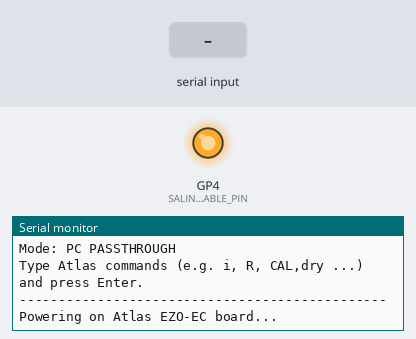
Bench run of a sketch on a simulated Raspberry Pi Pico. Shown: output pins drawn as LEDs (lit = HIGH), the last lines printed to the serial monitor. The test bench sets the inputs (shaded band).

Above: at 5.2 s.
5.3 s: "90,45,200\n" received over the second serial link
At 7.4 s:
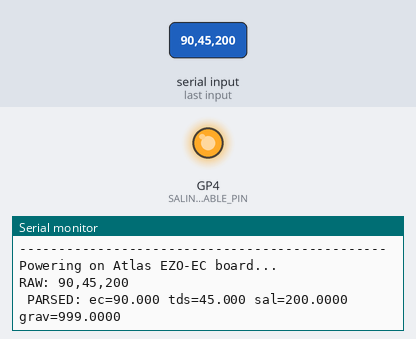
7.8 s: "90,45\n" received over the second serial link
At 9.2 s:
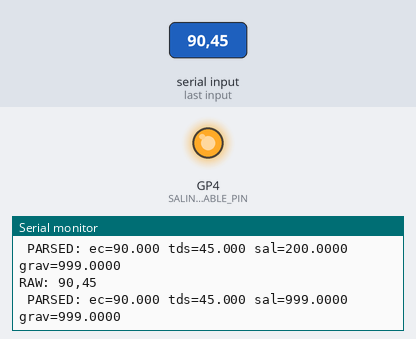
10.3 s: "90,45,200,10\n" received over the second serial link
At 12.4 s:
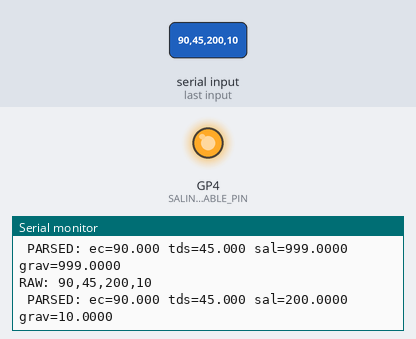

The sketch:

atlasScientific.ino
```cpp
// (licence header left out)
// ============================================================
//  SalinityTest.ino
//  Standalone test sketch for Atlas Scientific EZO-EC (UART)
//  on the SeaLabMOS hardware (RP2040 / Raspberry Pi Pico).
//
//  Matches master-program pinouts:
//    Serial1         — EZO-EC UART (same as master)
//    SALINITY_ENABLE_PIN (GPIO 4) — power-enable for salinity board
//    BATTV_PIN (A2)  — battery voltage monitor (optional, shown for reference)
//    SYSTEM_BAUD     — 115200 to USB serial monitor
//    SALINITY_BAUD   — 9600  to EZO-EC
//
//  Two test modes (choose with TEST_MODE below):
//    PC_PASSTHROUGH  — type Atlas commands in Serial Monitor, see raw replies
//    AUTO_SAMPLE     — power-cycles the board, reads EC/TDS/Sal/Grav every ~2 s
// ============================================================

#include <Arduino.h>
#include "hardware/clocks.h"

// ---- Pin / baud definitions (mirror master program) ----
#define SALINITY_ENABLE_PIN  4       // GPIO 4 — enable line for Atlas board
#define BATTV_PIN            A2      // analog battery monitor (read-only here)
#define SYSTEM_BAUD          115200  // USB Serial
#define SALINITY_BAUD        9600    // EZO-EC default

// ---- Choose test mode ----
#define PC_PASSTHROUGH  1   // relay Serial <-> Serial1 (full Atlas command shell)
#define AUTO_SAMPLE     0   // autonomous power-on / read / power-off loop

#define TEST_MODE  PC_PASSTHROUGH   // <-- change to PC_PASSTHROUGH to send commands

// ---- Optional: temperature to send for compensation (AUTO_SAMPLE mode) ----
//   Set to a constant or wire up a temp sensor and substitute its reading.
#define TEMP_C_FOR_COMP  20.0f   // °C

// ============================================================
//  Parsed sensor values (mirrors globals.h)
// ============================================================
float ec   = 999.0;
float sal  = 999.0;
float tds  = 999.0;
float grav = 999.0;

String sensorstring = "";
String inputstring  = "";

// ============================================================
//  Parse a comma-delimited EC reply: "ec,tds,sal,grav"
//  (same logic as salinAtlas.h :: print_EC_data)
// ============================================================
void parse_EC_data() {
  char buf[30];
  sensorstring.toCharArray(buf, sizeof(buf));

  char *EC   = strtok(buf,  ",");
  char *TDS  = strtok(NULL, ",");
  char *SAL  = strtok(NULL, ",");
  char *GRAV = strtok(NULL, ",");

  ec   = (EC   != NULL) ? atof(EC)   : 999.0f;
  tds  = (TDS  != NULL) ? atof(TDS)  : 999.0f;
  sal  = (SAL  != NULL) ? atof(SAL)  : 999.0f;
  grav = (GRAV != NULL) ? atof(GRAV) : 999.0f;
}

// ============================================================
//  Read one line from Serial1 (non-blocking, CR-terminated).
//  Returns true when a complete line is ready in sensorstring.
// ============================================================
bool readSensorLine() {
  sensorstring.remove(0);
  if (Serial1.available()) {
    sensorstring = Serial1.readStringUntil(13);  // 13 = '\r'
    return true;
  }
  return false;
}

// ============================================================
//  SETUP
// ============================================================
void setup() {
  // Keep clock at safe default for sensor timing
  set_sys_clock_khz(133000, true);
  delay(5);

  Serial.begin(SYSTEM_BAUD);
  delay(3000);   // give the Serial Monitor time to connect
  Serial.println("=== SeaLabMOS Salinity Test ===");

#if TEST_MODE == PC_PASSTHROUGH
  Serial.println("Mode: PC PASSTHROUGH");
  Serial.println("Type Atlas commands (e.g. i, R, CAL,dry ...) and press Enter.");
  Serial.println("-----------------------------------------------");
#else
  Serial.println("Mode: AUTO SAMPLE  (EC/TDS/Sal/Grav every ~2 s)");
  Serial.println("-----------------------------------------------");
#endif

  // EZO-EC UART
  Serial1.begin(SALINITY_BAUD);
  sensorstring.reserve(30);
  inputstring.reserve(10);

  // Enable pin — start LOW (off)
  pinMode(SALINITY_ENABLE_PIN, OUTPUT);
  digitalWrite(SALINITY_ENABLE_PIN, LOW);

  analogReadResolution(12);  // match master for battV accuracy

  // Power on the board and let it boot (~900 ms recommended in master)
  // Runs for BOTH modes — passthrough needs the board on to accept commands
  Serial.println("Powering on Atlas EZO-EC board...");
  digitalWrite(SALINITY_ENABLE_PIN, HIGH);
  delay(900);

  // Turn on the LED indicator so we can see the board is alive
  Serial1.print("L,1\r");
  delay(100);

#if TEST_MODE == AUTO_SAMPLE
  // Enable continuous sampling mode (board will stream readings autonomously)
  Serial1.print("C,2\r");
  delay(100);

  // Optional: send temperature compensation once at startup
  // Serial1.print("T," + String(TEMP_C_FOR_COMP, 1) + "\r");
  // delay(100);

  Serial.println("EZO-EC in continuous mode. Reading...");
  Serial.println("time_ms,ec_uS,tds_mg,sal_ppt,grav");
#endif
}

// ============================================================
//  LOOP — PC_PASSTHROUGH
// ============================================================
#if TEST_MODE == PC_PASSTHROUGH
void loop() {
  // Forward anything typed in Serial Monitor to the EZO-EC
  if (Serial.available()) {
    inputstring = Serial.readStringUntil(13);   // read until Enter
    inputstring.trim();
    Serial1.print(inputstring);
    Serial1.print('\r');
    inputstring = "";
  }

  // Forward everything the EZO-EC sends back to Serial Monitor
  if (Serial1.available()) {
    sensorstring = Serial1.readStringUntil(13);
    Serial.print("RAW: "); Serial.println(sensorstring);

    // If it looks like sensor data, also parse and print the values
    if (isdigit(sensorstring[0])) {
      parse_EC_data();
      Serial.print(" PARSED: ec=");   Serial.print(ec,  3);
      Serial.print(" tds=");      Serial.print(tds, 3);
      Serial.print(" sal=");      Serial.print(sal, 4);
      Serial.print(" grav=");     Serial.println(grav, 4);
      Serial.println();
    }
    sensorstring = "";
  }
}

// ============================================================
//  LOOP — AUTO_SAMPLE
// ============================================================
#else
void loop() {
  if (readSensorLine()) {
    if (isdigit(sensorstring[0])) {
      parse_EC_data();

      // Print CSV row: timestamp_ms, ec, tds, sal, grav
      Serial.print(millis());   Serial.print(',');
      Serial.print(ec,  3);     Serial.print(',');
      Serial.print(tds, 3);     Serial.print(',');
      Serial.print(sal, 4);     Serial.print(',');
      Serial.println(grav, 4);
    } else {
      // Non-data reply (status, acknowledgement, error)
      Serial.print("[EZO] ");
      Serial.println(sensorstring);
    }
    sensorstring = "";
  }
}
#endif
```

Measured:
- after the input at 5.3 s, the serial monitor: prints a new line after 1.0 s (image 1)
- after the input at 7.8 s, the serial monitor: prints a new line after 1.0 s (image 2)
- after the input at 10.3 s, the serial monitor: prints a new line after 1.0 s (image 3)
